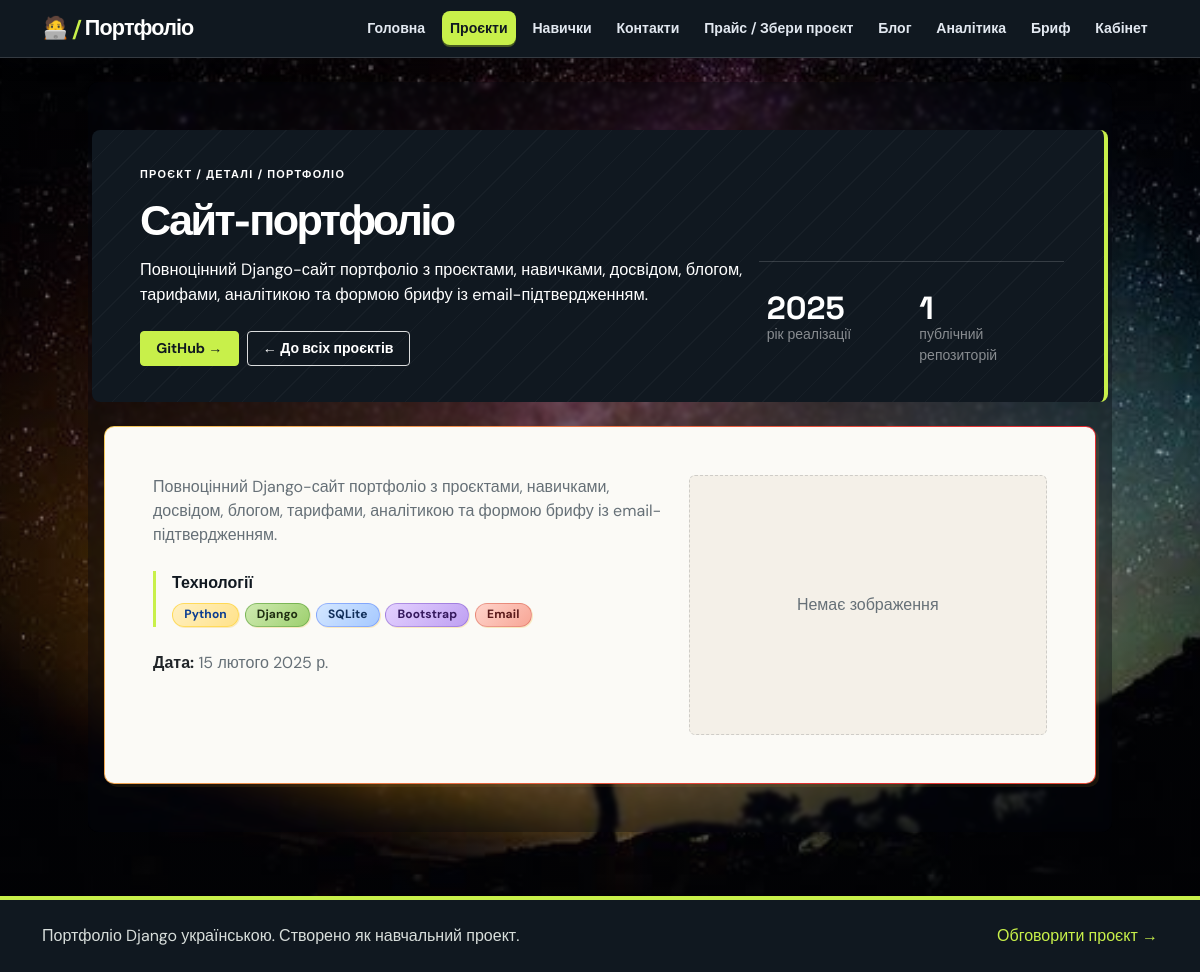
The app's page /projects/53/ with its own data.
### portfolio/models.py (models this page shows, shortened)
class Project(models.Model):
    title = models.CharField('Назва', max_length=200)
    description = models.TextField('Опис')
    technologies = models.CharField('Технології', max_length=200)
    date = models.DateField('Дата', blank=True, null=True, help_text='Дата завершення проекту')
    image = models.ImageField('Зображення', upload_to='projects/', blank=True, null=True)
    github = models.URLField('GitHub посилання', blank=True)
    class Meta:
        verbose_name = 'Проект'
        verbose_name_plural = 'Проекти'
        ordering = ['-date', 'title']

### portfolio/views.py (the view)
# urls.py: path('projects/<int:pk>/', views.project_detail, name='project_detail'),
def project_detail(request, pk):
    track_page(request, f'project-{pk}')
    project = _enrich_project_techs(get_object_or_404(Project, pk=pk))
    return render(request, 'portfolio/project_detail.html', {
        'project': project,
    })

### portfolio/context_processors.py (called while the page is built)
def admin_orders(request):
    if request.path.startswith('/admin/') and request.user.is_staff:
        return {'admin_orders': Order.objects.all()[:5]}
    return {}

### portfolio/views.py (called while the page is built)
def _enrich_project_techs(project):
    raw = getattr(project, 'technologies', '') or ''
    parts = [t.strip() for t in raw.split(',') if t.strip()]
    project.tech_list = parts
    project.tech_visible = parts[:3]
    project.tech_hidden = parts[3:]
    project.tech_hidden_count = len(project.tech_hidden)
    return project

def track_page(request, page_name):
    PageView.objects.create(page=page_name)

### portfolio/templates/portfolio/project_detail.html (shortened to what this page needs)
{% extends "portfolio/base.html" %}
{% block content %}
<section class="hero-panel row align-items-end mb-4">
  <div class="col-lg-8">
    <p class="eyebrow mb-3">Проєкт / деталі / портфоліо</p>
    <h1 class="mb-3 project-detail-title">{{ project.title }}</h1>
    <p class="lead mb-4">{{ project.description|truncatewords:36 }}</p>
    <div class="d-flex flex-wrap gap-2">
      {% if project.github %}
        <a class="btn btn-primary" href="{{ project.github }}" target="_blank" rel="noopener">GitHub →</a>
      {% endif %}
      <a class="btn btn-outline-light" href="{% url 'portfolio:projects' %}">← До всіх проєктів</a>
    </div>
  </div>
  <div class="col-lg-4 mt-5 mt-lg-0">
    <div class="stat-strip row g-3">
      <div class="col-6"><div class="stat-value">{% if project.date %}{{ project.date|date:"Y" }}{% else %}—{% endif %}</div><div class="small text-white-50">рік реалізації</div></div>
      <div class="col-6"><div class="stat-value">{% if project.github %}1{% else %}—{% endif %}</div><div class="small text-white-50">публічний репозиторій</div></div>
    </div>
  </div>
</section>
  <div class="card-soft p-4 p-md-5 project-detail">
    <div class="row align-items-start">
      <div class="col-lg-7 mb-4 mb-lg-0">
        <p class="text-muted-soft">{{ project.description|linebreaksbr }}</p>
        {% if project.tech_list %}
          <div class="tagline my-4">
            <p class="mb-2"><strong>Технології</strong></p>
            <div class="tech-stack-wrap">
              {% for t in project.tech_list %}
                <span class="tech-badge" data-tech="{{ t }}">{{ t }}</span>
              {% endfor %}
            </div>
          </div>
        {% endif %}
        <p class="text-muted-soft mb-0"><strong class="text-dark">Дата:</strong> {{ project.date }}</p>
      </div>
      <div class="col-lg-5">
        {% if project.image %}
          <img class="project-image" src="{{ project.image.url }}" alt="{{ project.title }}">
        {% else %}
          <div class="project-image-fallback">Немає зображення</div>
        {% endif %}
      </div>
    </div>
  </div>
{% endblock %}

### records on screen
Project: title "Сайт-портфоліо", description "Повноцінний Django-сайт портфоліо з проєктами, навичками, досвідом, блогом, тарифами, аналітикою та формою брифу із email-підтвердженням.", date "2025", date "15 лютого 2025 р."

### other values on screen
{{ t }} "Python" "Django" "SQLite" "Bootstrap" "Email"
